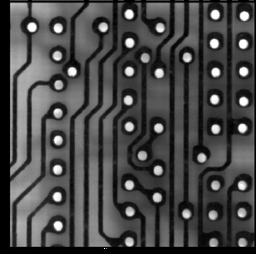
#> input picture tp4/pcb_gray.png, 256 x 254 px, shrunk from 855 x 849 before the run
$ jupyter execute tp4.ipynb
#> lines starting #> are read from the running program, lines starting #| are printed output that depends on the picture; after the words box and inside, x2 and y2 are one past the last pixel; in counts of white or black regions, pixels touching at a corner belong together
# Travaux pratiques : séance 4

## Opérateurs connexes : travail évalué

Dans ce TP nous allons travailler sur les opérateurs connexes.

Ce rapport contient un ensemble de jeux d'essais permettant d'évaluer qualitativement la justesse de mon implémentation.
Chaque exercice donne lieu à un texte qui explique la démarche employée et justifie mes choix d'implémentation.

Pour les jeux de tests, nous considérons des images suffisamment variées et représentatives (images binaires, images en niveaux de gris, images naturelles, etc.).

## Extrema régionaux

1.  Implémenter en Python deux fonctions permettant de calculer les maxima régionaux et les minima régionaux d'une image. Vous pourrez vous appuyer sur le pseudo-code ci-dessous :
```
Algorithme : calcul des maxima régionaux
Entrée : image f
Sortie : image binaire M contenant les maxima régionaux de f (M[p]=255 si et seulement si p appartient à un maximum régional)

Pour tous les points p de M faire :
    M[p]=255  // au départ tous les points sont "candidats"

Pour tous les points p de f faire :
    Si M[p] est candidat et qu'il existe un point voisin q ayant une valeur plus élevée que p dans f :
        // alors le point p n'est pas un maxima (comme il a un voisin ayant une valeur plus élevée)
        M[p]=0
        // et tous les points voisins de p de valeur inférieure ne sont pas non plus des maxima :
        // on lance une propagation à partir de p pour supprimer de proche en proche tous les points ayant une valeur inférieure à p
        fifo.push(p)
        Tant que la file fifo n'est pas vide :
            p=fifo.pop()
            Pour tous les voisins q de p :
                si q a une valeur inférieure à p dans f et que q est candidat :
                    M[q]=0
                    fifo.push(q)
```

[cell 1]
import numpy as np
import matplotlib.pyplot as plt
import skimage

def maxima_regionaux(img):
    M = np.full_like(img, 255, dtype=np.uint8)
    fifo = []
    for i in range(img.shape[0]):
        for j in range(img.shape[1]):
            voisins = img[max(i-1,0):min(i+2,img.shape[0]),max(0,j-1):min(j+2,img.shape[1])]
            if M[i,j] == 255 and np.max(voisins) > img[i,j]:
                M[i,j] = 0
                fifo.append([i,j])
                while fifo:
                    x,y = fifo.pop()
                    voisins = img[max(x-1,0):min(x+2,img.shape[0]),max(0,y-1):min(y+2,img.shape[1])]
                    for a in range(voisins.shape[0]):
                        for b in range(voisins.shape[1]):
                            if M[x+a-1,y+b-1] == 255 and voisins[a,b] <= img[x,y]:
                                M[x+a-1,y+b-1] = 0
                                fifo.append([x+a-1,y+b-1])
    return M

def minima_regionaux(img):
    return maxima_regionaux(skimage.util.invert(img))

2. Comparer votre implémentation avec l'implémentation proposée dans `scikit-image` : https://scikit-image.org/docs/dev/api/skimage.morphology.html#skimage.morphology.local_maxima

[cell 2]
img = skimage.io.imread('pcb_gray.png', as_gray=True)
#> img is the input picture: shape (254, 256) float64; min 0, max 1, mean 0.359
img = skimage.img_as_ubyte(img)
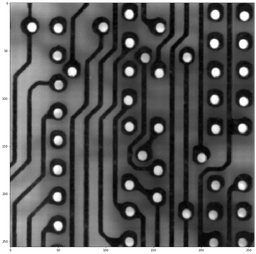
#> img: shape (254, 256); min 0, max 255, mean 91.6
fig,ax = plt.subplots(2, 3, figsize=(10, 10))
minima = minima_regionaux(img)
#> after the loop in maxima_regionaux, `for i in range(img.shape[0]):`:
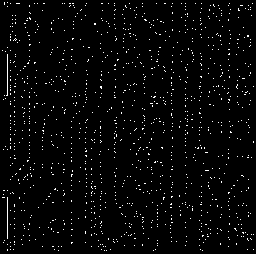
#> M: shape (254, 256); 2.6% white in thin lines or dots
#> after the loop in maxima_regionaux, `for i in range(img.shape[0]):`: fifo = []; x = 250; y = 201
maxima = maxima_regionaux(img)
#> after the loop in maxima_regionaux (call 2), `for i in range(img.shape[0]):`:
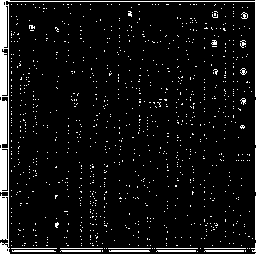
#> M: shape (254, 256); 7% white; 1005 white regions (986 under 20 px), largest, box (x1, y1, x2, y2) and area: (0, 0, 256, 254) 2244, (12, 250, 56, 252) 85, (60, 250, 101, 252) 80
#> after the loop in maxima_regionaux (call 2), `for i in range(img.shape[0]):`: x = 251
skimage_minima = skimage.morphology.extrema.local_minima(img, connectivity=2)
#> skimage_minima: shape (254, 256) bool; 2.7% white in thin lines or dots
skimage_maxima = skimage.morphology.extrema.local_maxima(img, connectivity=2)
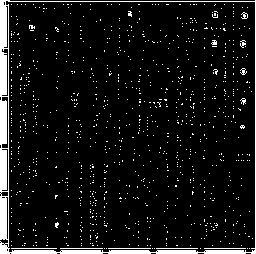
#> skimage_maxima: shape (254, 256) bool; 7.7% white; 992 white regions (981 under 20 px), largest, box (x1, y1, x2, y2) and area: (0, 0, 256, 254) 3283, (11, 248, 57, 249) 46, (60, 248, 103, 249) 43
ax[0, 0].imshow(img, cmap='gray')
ax[0, 0].set_title('Image de base')

ax[0, 1].imshow(minima, cmap='gray')
ax[0, 1].set_title('Minima régionaux')
ax[0, 2].imshow(skimage_minima, cmap='gray')
ax[0, 2].set_title('Skimage minima régionaux')

ax[1, 1].imshow(maxima, cmap='gray')
ax[1, 1].set_title('Maxima régionaux')
ax[1, 2].imshow(skimage_maxima, cmap='gray')
ax[1, 2].set_title('Skimage maxima régionaux')
for cell in np.ndindex(ax.shape):
    ax[cell].axis('off')
fig.tight_layout()
plt.show()

## Reconstruction géodésique

1. Implémenter en Python l'opérateur de reconstruction géodésique.
Vous pourrez vous appuyer sur l'algorithme décrit dans cet article :
https://people.cmm.minesparis.psl.eu/users/marcoteg/cv/publi_pdf/MM_refs/Vincent/Vincent_Reconstruction_10.1.1.116.5241.pdf

[cell 3]
def N_g_plus(J,p):
    i,j = p
    return np.append( J[ i:i+1 , max(j-1,0):j+1 ].flatten(), J[ max(i-1,0):i , max(j-1,0):min(j+2,J.shape[1])].flatten())

def N_g_moins(J,p):
    i,j = p
    return np.append(J[i:i+1,j:min(j+2,J.shape[1])].flatten(),J[i+1:min(i+2,J.shape[0]),max(j-1,0):min(j+2,J.shape[1])].flatten())

def reconstruction_geodesique(J,mask):
    marker = J.copy()
    fifo = []
    for p in np.ndindex(marker.shape):                      # raster order
        voisinsPlus = N_g_plus(marker,p)
        marker[p] = min((np.max(voisinsPlus)),mask[p])

    for p1 in reversed(range(marker.shape[0])):             # reverse raster order (2 boucles car reverse ne marche pas sur les tuples)
        for p2 in reversed(range(marker.shape[1])):
            p = (p1,p2)
            voisinsMoins = N_g_moins(marker,p)
            marker[p] = min((np.max(voisinsMoins)),mask[p])
            for index in range(len(voisinsMoins[1:5])):
                n = index+6 if p[1] == marker.shape[1]-1 else index+5
                i = int( (n-n%3) / 3)
                j = n%3
                if marker[p1+i-1,p2+j-1] < marker[p] and marker[p1+i-1,p2+j-1] < mask[p1+i-1,p2+j-1]:
                    fifo.append(p)
                    break
    while fifo:
        p= fifo.pop()
        voisins = marker[max(p[0]-1,0):min(p[0]+2,marker.shape[0]),max(0,p[1]-1):min(p[1]+2,marker.shape[1])]
        for q in np.ndindex(voisins.shape):
            if marker[q] < marker[p] and mask[q] != mask[p]:
                marker[q] = min(marker[p],mask[q])
                fifo.append(q)
    return marker

2. Comparer votre implémentation avec l'implémentation proposée dans `scikit-image` : https://scikit-image.org/docs/dev/api/skimage.morphology.html#skimage.morphology.reconstruction

[cell 4]
y, x = np.mgrid[:20:0.5, :20:0.5]
bumps = np.sin(x) + np.sin(y)
h = 0.3
seed = bumps - h
background = skimage.morphology.reconstruction(seed, bumps)
hdome = bumps - background
my_background = reconstruction_geodesique(seed, bumps)
my_hdome = bumps - my_background
fig,ax = plt.subplots(3, 2, figsize=(10, 10))
ax[0, 0].imshow(bumps, cmap='gray')
ax[0, 0].set_title('Image de base')
ax[0, 1].imshow(seed, cmap='gray')
ax[0, 1].set_title('Seed')
ax[1, 0].imshow(background, cmap='gray')
ax[1, 0].set_title('Background')
ax[1, 1].imshow(hdome, cmap='gray')
ax[1, 1].set_title('Hdome')
ax[2, 0].imshow(my_background, cmap='gray')
ax[2, 0].set_title('My background')
ax[2, 1].imshow(my_hdome, cmap='gray')
ax[2, 1].set_title('My hdome')
for cell in np.ndindex(ax.shape):
    ax[cell].axis('off')
fig.tight_layout()
plt.show()
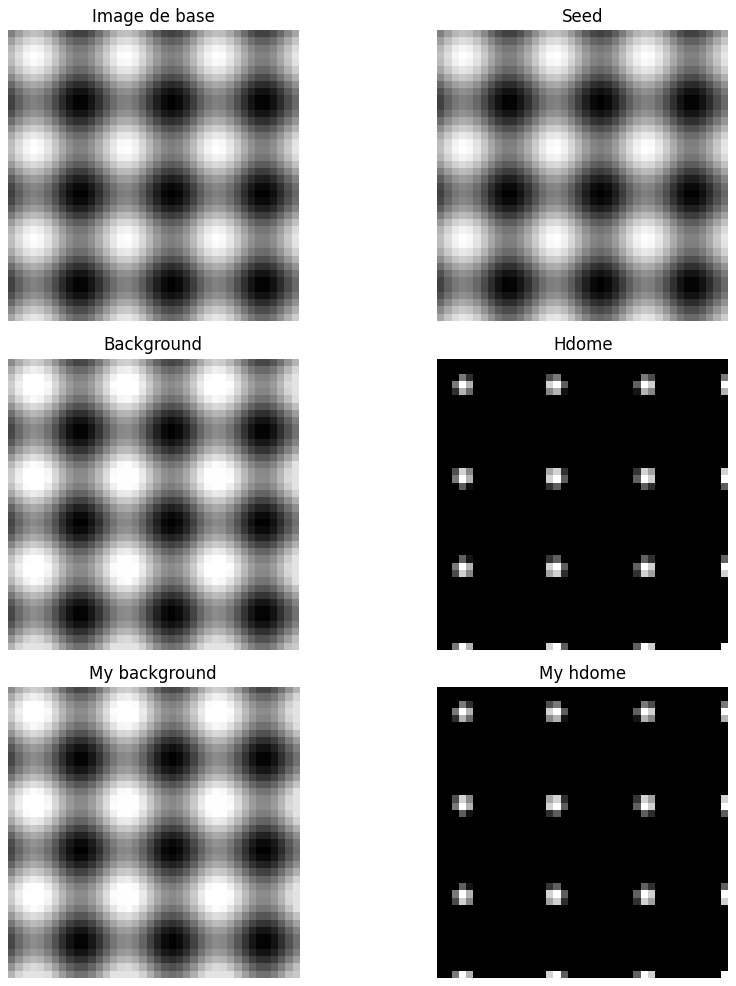
#> figure drawn by matplotlib, 6 panels

## Filtrage par dynamique

Implémenter en Python deux fonctions `hmin_filter` (respectivement `hmax_filter`) permettant de supprimer les minima régionaux (respectivement maxima régionaux) dont la dynamique est inférieure à $h$ (respectivement supérieure à $h$).

[cell 5]
def hmin_filter(img, h):
    return skimage.morphology.reconstruction(img + h, img, "erosion")

def hmax_filter(img,h):
    return skimage.morphology.reconstruction(img - h, img, "dilation")

## Extrema étendus

1. Implémenter en Python deux fonctions `hminima` (respectivement `hmaxima`) permettant de conserver uniquement les minima (respectivement maxima) ayant une dynamique supérieure à un seuil $h$.

[cell 6]
def hminima(img,depth):
    return ((hmin_filter(img,depth)-img) >= depth)

def hmaxima(img,height):
    return ((img - hmax_filter(img,height)) >= height)

2. Comparer votre implémentation avec l'implémentation proposée dans `scikit-image` : https://scikit-image.org/docs/dev/api/skimage.morphology.html#h-minima

[cell 7]
w = 10
x, y = np.mgrid[0:w,0:w]

f = 180 + 0.2*((x - w/2)**2 + (y-w/2)**2)
f[2:4,2:4] = 160; f[2:4,7:9] = 140; f[7:9,2:4] = 120; f[7:9,7:9] = 100
f = f.astype(int)
minima = skimage.morphology.extrema.h_minima(f, 40)
my_minima = hminima(f, 40)

g = 20 - 0.2*((x - w/2)**2 + (y-w/2)**2)
g[2:4,2:4] = 40; g[2:4,7:9] = 60; g[7:9,2:4] = 80; g[7:9,7:9] = 100
g = g.astype(int)
maxima = skimage.morphology.extrema.h_maxima(g, 40)
my_maxima = hmaxima(g, 40)
fig,ax = plt.subplots(2, 3, figsize=(10, 10))
ax[0][0].imshow(f, cmap='gray')
ax[0][0].set_title('Image de base minima')
ax[0][1].imshow(my_minima, cmap='gray')
ax[0][1].set_title('H-minima')
ax[0][2].imshow(minima, cmap='gray')
ax[0][2].set_title('Skimage H-minima')
ax[1][0].imshow(g, cmap='gray')
ax[1][0].set_title('Image de base maxima')
ax[1][1].imshow(my_maxima, cmap='gray')
ax[1][1].set_title('H-maxima')
ax[1][2].imshow(maxima, cmap='gray')
ax[1][2].set_title('Skimage H-maxima')
for cell in np.ndindex(ax.shape):
    ax[cell].axis('off')
fig.tight_layout()
plt.show()
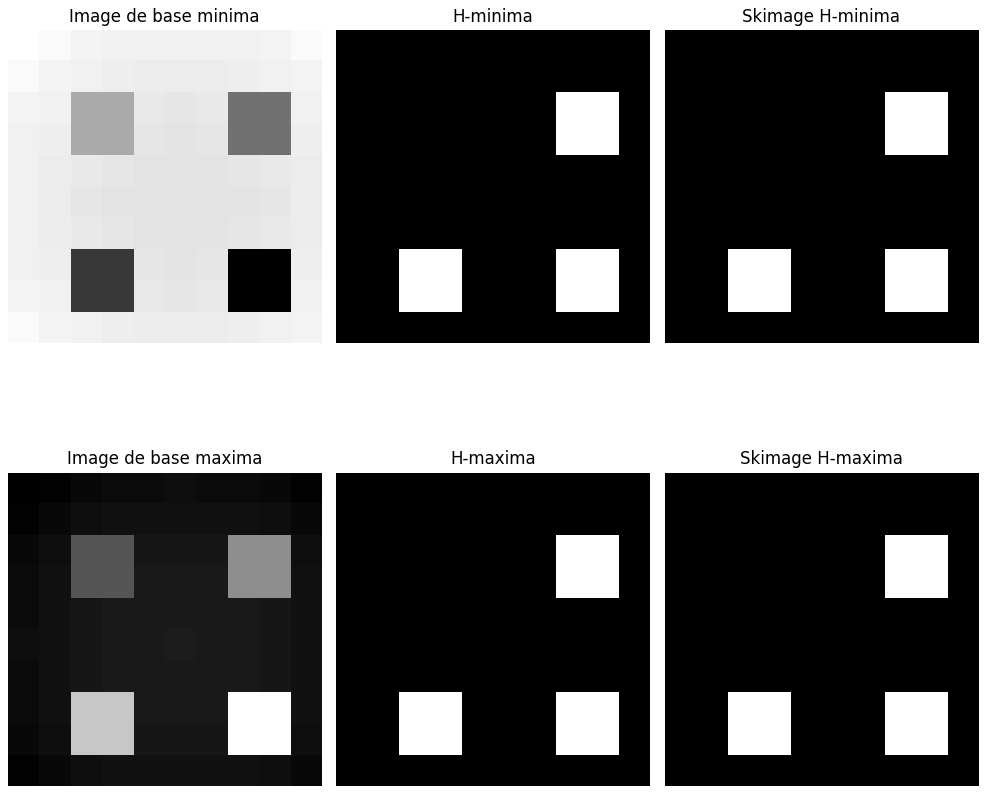
#> figure drawn by matplotlib, 6 panels

## Applications

### 1. Seuillage par hystérèse

Bien souvent, un seuillage global d’une image ne permet pas de segmenter efficacement des objets. Le principe du seuillage par hystérese est le suivant :

- on utilise un seuil large pour conserver le maximum de points des objets à segmenter (image $`f_1`$).
- on utilise un seuil étroit pour conserver uniquement des points appartenant aux objets à segmenter (image $`f_2`$).
on reconstruit les objets à segmenter en effectuant une reconstruction géodésique par dilatation de l’image du seuil étroit dans l’image du seuil large.
Voir également : http://dpt-info.u-strasbg.fr/~cronse/TIDOC/FEAT/double.html

Ainsi dans le résultat final apparaîtront uniquement les composantes connexes de `f_1` contenant les points de `f_2`. Cette technique ne fonctionne que si, dans $`f_1`$, il n’existe aucune connexion entre les objets à segmenter et les objets indésirables (bruit, fond de l’image...).
Illustrez l’intérêt de cette technique sur l’image ci-dessous et écrire le code correspondant.

[cell 8]
# Sur l'image ci-dessus, le seuillage par hystérèse permet de ne garder que les circuits de la carte PCB
def hysterese(img,seuil1,seuil2):
    f1 = img.copy()
    f1[img < seuil1] = 0
    f1[img >= seuil1] = 255
    f2 = img.copy()
    f2[img < seuil2] = 0
    f2[img >= seuil2] = 255
    return skimage.morphology.reconstruction(f2,f1)

img = skimage.io.imread('bois.png', as_gray=True)
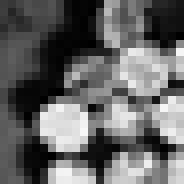
#> input picture tp4/bois.png, 23 x 23 px, shrunk from 77 x 78 before the run (shown 8 times larger)
#> img is the input picture: shape (23, 23) float64; min 0, max 0.973, mean 0.396
img = skimage.img_as_ubyte(img)
fig,ax = plt.subplots(2,2, figsize=(10, 10))
ax[0][0].imshow(img, cmap='gray')
ax[0][0].set_title('Image de base')
ax[0][1].imshow(hysterese(img,50,160), cmap='gray')
#> in hysterese, `f1[img >= seuil1] = 255`: f1: shape (23, 23); 69.4% white; 11 black regions (8 under 20 px), largest, box (x1, y1, x2, y2) and area: (1, 0, 14, 16) 78, (18, 0, 23, 6) 25, (2, 17, 8, 23) 21
#> in hysterese, `f2[img >= seuil2] = 255`: f2: shape (23, 23); 26.1% white; 10 white regions (8 under 20 px), largest, box (x1, y1, x2, y2) and area: (13, 3, 21, 12) 35, (5, 13, 11, 19) 30
ax[0][1].set_title('Seuillage par hystérèse (50,160)')
img = skimage.io.imread('pcb_gray.png', as_gray=True)
img = skimage.img_as_ubyte(img)
ax[1][0].imshow(img, cmap='gray')
ax[1][0].set_title('Image de base')
ax[1][1].imshow(hysterese(img,50,160), cmap='gray')
#> call 2 of hysterese, with seuil1 = 50, seuil2 = 160
#> in hysterese (call 2), `f1[img < seuil1] = 0`:
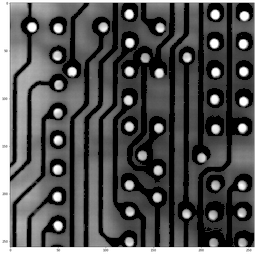
#> f1: shape (254, 256); min 0, max 255, mean 83.6
#> in hysterese (call 2), `f1[img >= seuil1] = 255`:
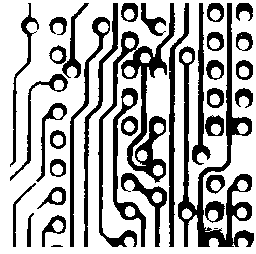
#> f1: shape (254, 256); 69.4% white; 36 black regions (1 under 20 px), largest, box (x1, y1, x2, y2) and area: (178, 3, 254, 247) 4016, (98, 3, 175, 247) 3564, (169, 3, 189, 247) 1227
#> in hysterese (call 2), `f2[img >= seuil2] = 255`:
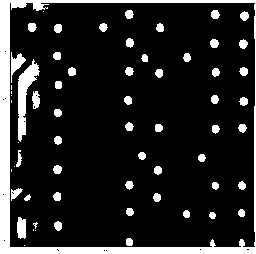
#> f2: shape (254, 256); 14.5% white; 63 white regions (12 under 20 px), largest, box (x1, y1, x2, y2) and area: (0, 0, 256, 254) 5614, (18, 59, 40, 142) 735, (11, 52, 26, 83) 188
ax[1][1].set_title('Hysteresis')
for cell in np.ndindex(ax.shape):
    ax[cell].axis('off')
fig.tight_layout()
plt.show()
